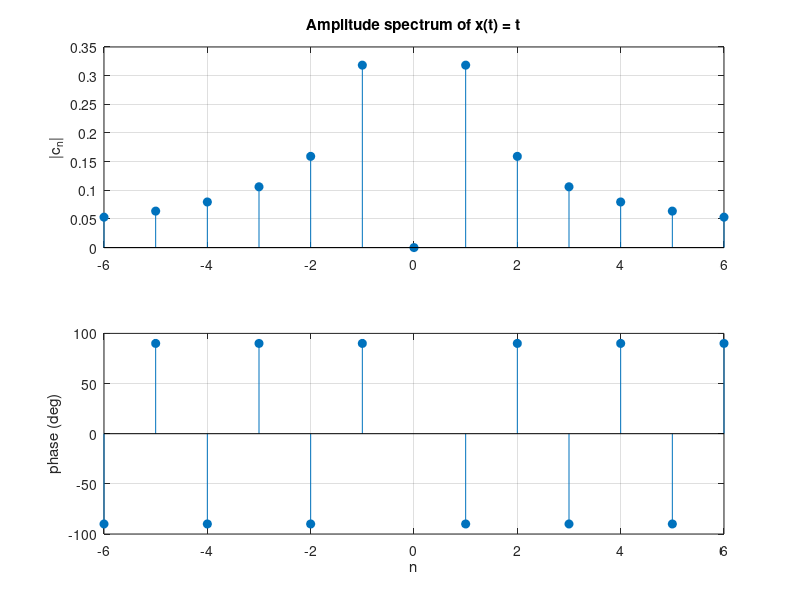
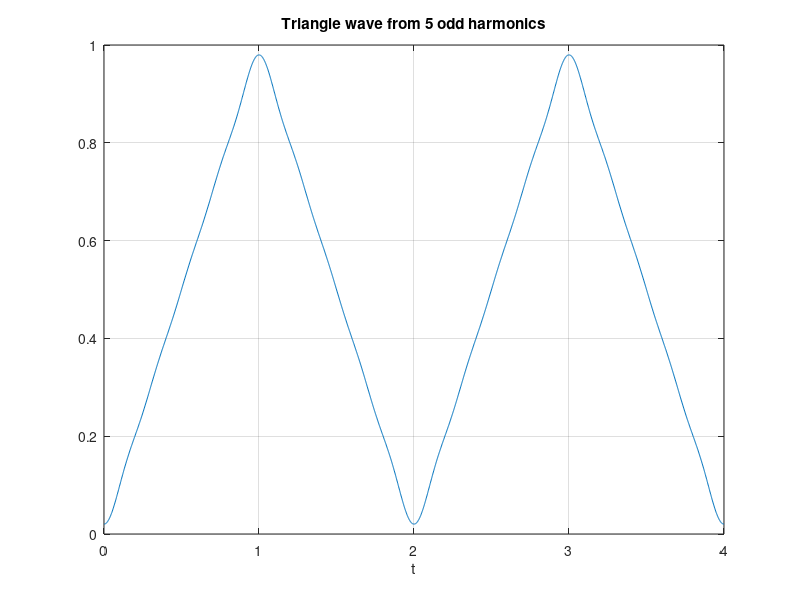

Write the MATLAB code that produced these figures, in order.
% Signals and Systems — Trigonometric Form and Examples
%title: Fourier Series Examples, Checked Numerically
%ar-title: أمثلة متسلسلة فورييه والتحقق منها
%lesson: ss-ch3-2
%course: signals-systems

%% A function that computes ck for any periodic signal
%ar: نكتب دالة fs_coef(x, T0, k): تأخذ دالة x على دورة من −T0/2 إلى T0/2 وترجع المعاملات. نستخدمها في كل الأمثلة.
fs = @(x, T0, k) arrayfun(@(m) integral(@(t) x(t).*exp(-1j*m*2*pi/T0*t), -T0/2, T0/2, 'AbsTol', 1e-12)/T0, k);

%% Example 1: |cos t|
%ar: T0 = π، و ck = 2(−1)^k / (π(1 − 4k²)).
k = 0:5;
c = fs(@(t) abs(cos(t)), pi, k);
cf = 2*(-1).^k ./ (pi*(1 - 4*k.^2));
fprintf('k = %d: %9.6f  formula %9.6f\n', [k; real(c); cf])

%% Example 4: x(t) = t on (-1, 1)
%ar: cn = j(−1)^n/(nπ) و c0 = 0: معاملات تخيلية بحتة (لأن الإشارة فردية). نرسم طيفي السعة والطور.
n = -6:6;
c = fs(@(t) t, 2, n);
fprintf('|c1| = %.4f, |c2| = %.4f, |c3| = %.4f\n', abs(c(n == 1)), abs(c(n == 2)), abs(c(n == 3)))
subplot(2,1,1); stem(n, abs(c), 'filled'); grid on; ylabel('|c_n|'); title('Amplitude spectrum of x(t) = t')
subplot(2,1,2); stem(n(n ~= 0), angle(c(n ~= 0))*180/pi, 'filled'); grid on; ylabel('phase (deg)'); xlabel('n')

%% Example 3: cos 4t + sin 6t
%ar: ω0 = 2، والمعاملات غير الصفرية فقط عند k = ±2 و ±3. نتحقق عدديًا: كل الباقي صفر.
k = -4:4;
c = fs(@(t) cos(4*t) + sin(6*t), pi, k);
fprintf('k = %+d: %7.4f %+7.4fj\n', [k; real(c); imag(c)])

%%! Project idea: synthesize a triangle wave
%ar: مشروع: موجة مثلثية من توافقياتها الفردية فقط −2/(π²k²). المعاملات تصغر كـ 1/k² فيكفي عدد قليل لشكل ممتاز (مقارنة بالمربعة 1/k).
t = linspace(0, 4, 2000); x = 0.5*ones(size(t));
for kk = 1:2:9, x = x + 2*real(-2/(pi^2*kk^2)*exp(1j*kk*pi*t)); end
figure; plot(t, x); grid on; xlabel('t'); title('Triangle wave from 5 odd harmonics')
